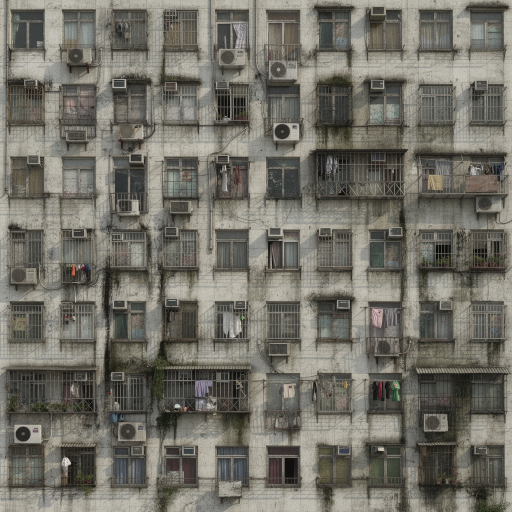
#> input picture art/src/facade_hk.png, 1024 x 1024 px, given in place of facade_res.png, which was not available (shown at 1/2 size)
$ python make_tex.py
#> lines starting #> are read from the running program, lines starting #| are printed output that depends on the picture; pictures that were not available may be replaced by others from this repository, and a replacement may not be noted
#!/usr/bin/env python3
"""Generated facade/roof photos -> tileable albedo + normal/AO texture arrays.

Each layer ships as a JPEG mip-chain atlas (1536x1024: mip0 left, smaller mips
stacked on the right) so the runtime decodes 2 x LAYERS images and uploads every
mip with row copies; no mip generation in script.

Blob layout (little endian):
  u32 count, u32 size(=1024), u32 mips
  count x (u32 offset, u32 length)
  JPEG bytes...   order: albedo layers then normal layers
"""
import io
import os
import struct

import numpy as np
from PIL import Image, ImageFilter

ROOT = os.path.join(os.path.dirname(os.path.abspath(__file__)), "..")
SRC = os.path.join(ROOT, "art", "src")
SIZE = 1024
MIPS = 8          # 1024 .. 8
# name, crop margin (fraction), tile metres (u), tile metres (v)  -> exported to texinfo.as
# name, crop margin, metres per source pixel (estimated from floor counts), periodic grid?
LAYERS = [
    ("facade_res", 0.0, 70 / 1024, False),
    ("facade_office", 0.0, 15 / 1024, True),
    ("facade_ind", 0.0, 18 / 1024, True),
    ("facade_hk", 0.0, 42 / 1024, False),
    ("facade_lux", 0.06, 40 / 902, True),
    ("roof", 0.05, 44 / 1024, False),
]
TILE = []


def best_period(a, axis):
    """Largest-overlap lag L where slice L matches slice 0 (regular facade grids)."""
    n = a.shape[axis]
    lum = a.mean(axis=2)
    if axis == 0:
        lum = lum.T
    best, bl = 1e9, n
    for L in range(int(n * 0.5), n - 8):
        d = np.abs(lum[:, 0:8] - lum[:, L:L + 8]).mean()
        if d < best:
            best, bl = d, L
    return bl


def load(name, margin, periodic):
    im = Image.open(os.path.join(SRC, name + ".png")).convert("RGB")
    w, h = im.size
    mx, my = int(w * margin), int(h * margin)
    im = im.crop((mx, my, w - mx, h - my))
    if periodic:
        a = np.asarray(im).astype(np.float32) / 255.0
        lx, ly = best_period(a, 1), best_period(a, 0)
        print("  period crop", name, lx, ly, "of", a.shape[1], a.shape[0])
        im = im.crop((0, 0, lx, ly))
    return im


def to_arr(im):
    im = im.resize((SIZE, SIZE), Image.LANCZOS)
    return np.asarray(im).astype(np.float32) / 255.0


def seamless(a, band=0.14):
    s = np.roll(np.roll(a, SIZE // 2, 0), SIZE // 2, 1)
    x = np.linspace(0, 1, SIZE, endpoint=False) + 0.5 / SIZE
    e = np.minimum(x, 1 - x) / band
    w = np.clip(e, 0, 1)
    w = w * w * (3 - 2 * w)
    m = (w[None, :] * w[:, None])[..., None]
    return a * m + s * (1 - m)


def flatten_light(a):
    """Remove the large-scale lighting gradient the generator baked in."""
    lum = a.mean(axis=2)
    im = Image.fromarray((lum * 255).astype(np.uint8))
    low = np.asarray(im.filter(ImageFilter.GaussianBlur(SIZE / 6))).astype(np.float32) / 255.0
    k = (lum.mean() + 1e-3) / (low + 1e-3)
    k = np.clip(k, 0.6, 1.6)[..., None]
    return np.clip(a * (0.35 + 0.65 * k), 0, 1)


def normal_ao(a, strength=3.0):
    lum = a.mean(axis=2)
    # tileable gradients
    gx = (np.roll(lum, -1, 1) - np.roll(lum, 1, 1)) * 0.5
    gy = (np.roll(lum, -1, 0) - np.roll(lum, 1, 0)) * 0.5
    # medium-scale height for a bit of relief
    im = Image.fromarray((lum * 255).astype(np.uint8))
    med = np.asarray(im.filter(ImageFilter.GaussianBlur(3))).astype(np.float32) / 255.0
    gx2 = (np.roll(med, -2, 1) - np.roll(med, 2, 1)) * 0.25
    gy2 = (np.roll(med, -2, 0) - np.roll(med, 2, 0)) * 0.25
    nx = -(gx + gx2 * 2) * strength
    ny = (gy + gy2 * 2) * strength       # +v down in image -> flip so +y is up on the wall
    nz = np.ones_like(nx)
    l = np.sqrt(nx * nx + ny * ny + nz * nz)
    nx, ny = nx / l, ny / l
    # cavity AO: darker than the local average = recessed
    big = np.asarray(im.filter(ImageFilter.GaussianBlur(10))).astype(np.float32) / 255.0
    ao = np.clip(1.0 - np.maximum(big - lum, 0) * 3.0, 0.25, 1.0)
    return np.stack([nx * 0.5 + 0.5, ny * 0.5 + 0.5, ao], axis=2)


def atlas(a):
    out = Image.new("RGB", (SIZE + SIZE // 2, SIZE))
    im = Image.fromarray((np.clip(a, 0, 1) * 255).astype(np.uint8))
    out.paste(im, (0, 0))
    y = 0
    cur = im
    for m in range(1, MIPS):
        s = SIZE >> m
        cur = cur.resize((s, s), Image.BOX) if m == 1 else cur.resize((s, s), Image.BOX)
        out.paste(cur, (SIZE, y))
        y += s
    return out


def jpeg(im, q=86):
    b = io.BytesIO()
    im.save(b, "JPEG", quality=q, subsampling=0 if q > 90 else 2)
    return b.getvalue()


def main():
    albs, nrms = [], []
    for name, margin, mpp, periodic in LAYERS:
        im = load(name, margin, periodic)
#> in load, im is the input picture: PIL image 1024x1024 RGB; mean R, G, B 113.5, 111.2, 102.3
        TILE.append((im.size[0] * mpp, im.size[1] * mpp))
        a = to_arr(im)
        a = flatten_light(a)
        a = seamless(a, 0.04 if periodic else 0.14)
        albs.append(jpeg(atlas(a), 86))
#> in atlas, `out = Image.new("RGB", (SIZE + SIZE // 2, SIZE))`: out: PIL image 1536x1024 RGB; every value is 0
#> after the loop in atlas, `for m in range(1, MIPS):`:
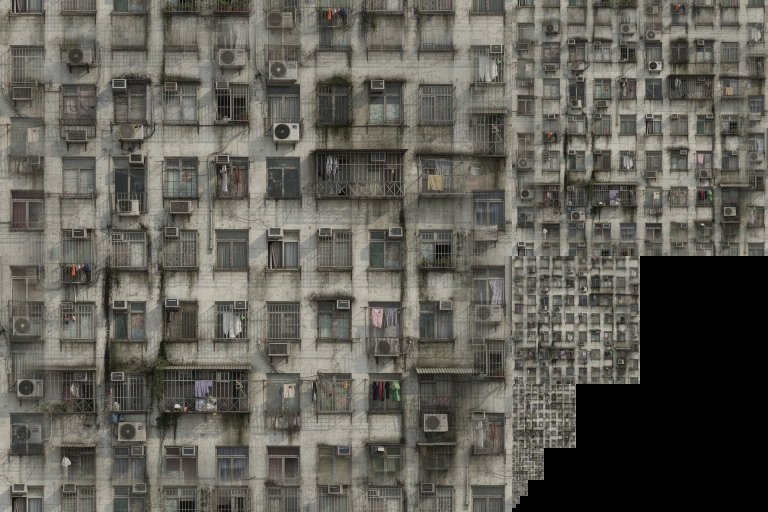
#> out: PIL image 1536x1024 RGB (shown at 1/2 size); mean R, G, B 96.3, 94.3, 86.7
#> after the loop in atlas, `for m in range(1, MIPS):`: y = 1016
        nrms.append(jpeg(atlas(normal_ao(a)), 90))
#> in normal_ao, `l = np.sqrt(nx * nx + ny * ny + nz * nz)`:
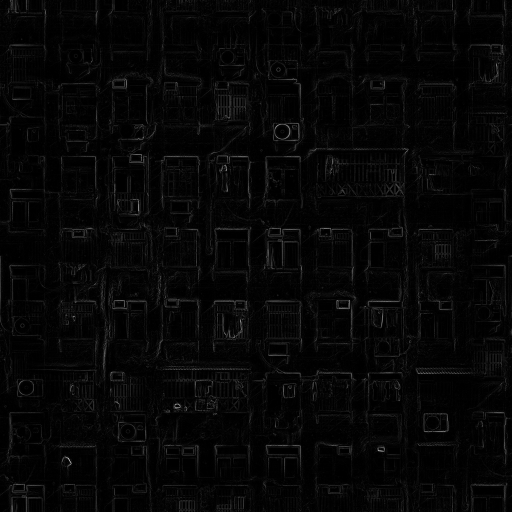
#> l: shape (1024, 1024) float64 (shown at 1/2 size); min 1, max 1.8, mean 1.02; drawn with min black and max white
#> in normal_ao, `nx, ny = nx / l, ny / l`:
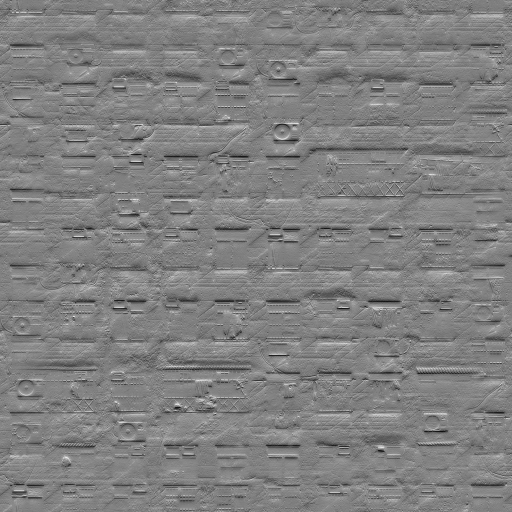
#> ny: shape (1024, 1024) float64 (shown at 1/2 size); min -0.77, max 0.756, mean 0.000692; drawn with min black and max white
#> in normal_ao, `big = np.asarray(im.filter(ImageFilter.GaussianBlur(10))).astype(np.fl..`:
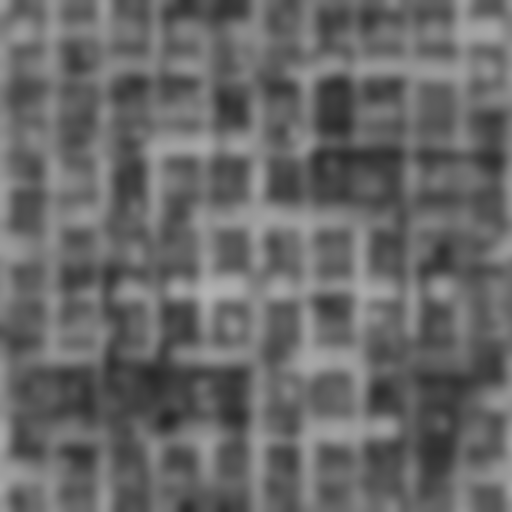
#> big: shape (1024, 1024) float32 (shown at 1/2 size); min 0.145, max 0.702, mean 0.407
#> in normal_ao, `ao = np.clip(1.0 - np.maximum(big - lum, 0) * 3.0, 0.25, 1.0)`:
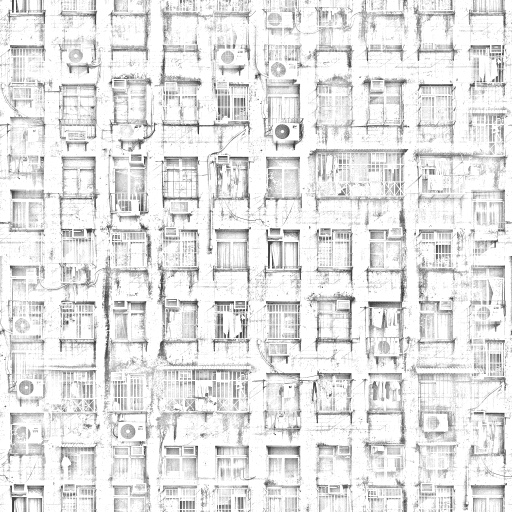
#> ao: shape (1024, 1024) float64 (shown at 1/2 size); min 0.25, max 1, mean 0.897
#> the loop in atlas (call 2), `for m in range(1, MIPS):` made 7 passes
#> pass 1, in atlas (call 2), `cur = cur.resize((s, s), Image.BOX) if m == 1 else cur.resize((s, s), ..`:
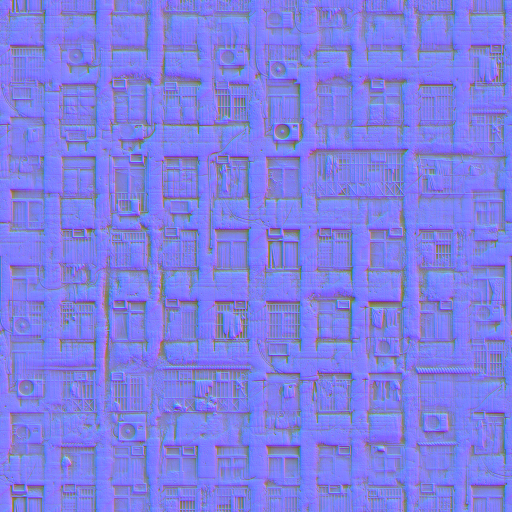
#> cur: PIL image 512x512 RGB; mean R, G, B 127.5, 127.6, 228.9
#> after the loop in atlas (call 2), `for m in range(1, MIPS):`:
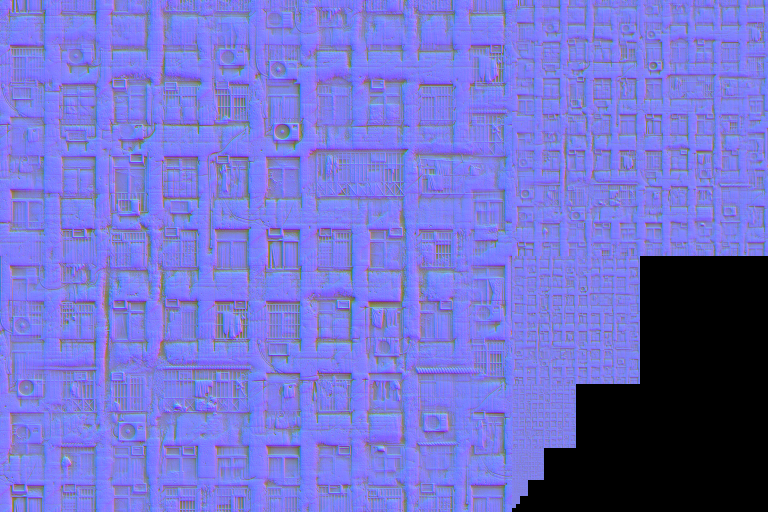
#> out: PIL image 1536x1024 RGB (shown at 1/2 size); mean R, G, B 113.1, 113.1, 203.3
        Image.fromarray((a * 255).astype(np.uint8)).save(os.path.join(ROOT, "art", f"tile_{name}.jpg"), quality=85)
        print(name, len(albs[-1]), len(nrms[-1]))
#| facade_res 416486 497191
#> pass 2 of the loop in main, `for name, margin, mpp, periodic in LAYERS:`:
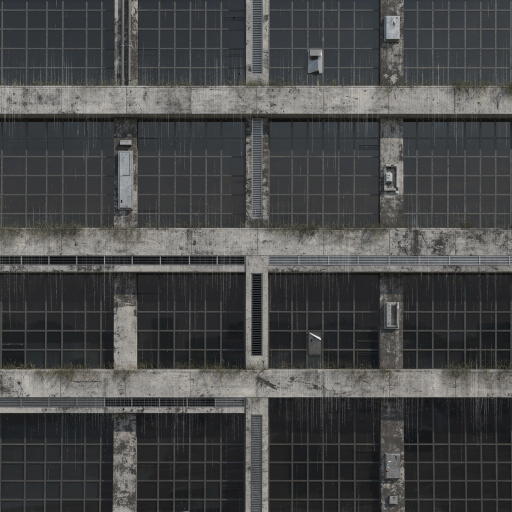
#> input picture art/src/facade_office.png, 1024 x 1024 px (shown at 1/2 size)
#> in load, im is the input picture: PIL image 1024x1024 RGB; mean R, G, B 70.8, 71.4, 71.4
#> the loop in best_period, `for L in range(int(n * 0.5), n - 8):` made 504 passes
#> (d, best) on passes 1, 2, 3, 4, 23, 24, 25, 26: (0.141, 0.141), (0.139, 0.139), (0.135, 0.135), (0.133, 0.133), (0.115, 0.115), (0.0987, 0.0987), (0.0859, 0.0859), (0.0848, 0.0848)
#> after the loop in best_period, `for L in range(int(n * 0.5), n - 8):`: best = 0.0637; bl = 674
#> in best_period (call 2), `lum = lum.T`:
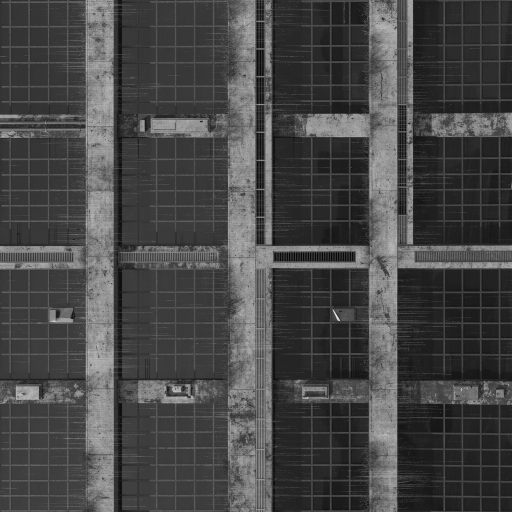
#> lum: shape (1024, 1024) float32 (shown at 1/2 size); min 0, max 0.931, mean 0.279
#> in best_period (call 2), `best, bl = 1e9, n`: best = 1e+09; bl = 1024
#> the loop in best_period (call 2), `for L in range(int(n * 0.5), n - 8):` made 504 passes
#> (d, best) on passes 1, 2, 3, 10, 12, 30, 31, 32: (0.163, 0.163), (0.156, 0.156), (0.155, 0.155), (0.154, 0.154), (0.151, 0.151), (0.144, 0.144), (0.129, 0.129), (0.11, 0.11)
#> after the loop in best_period (call 2), `for L in range(int(n * 0.5), n - 8):`: best = 0.0696; bl = 919
#> lx = 674; ly = 919
#|   period crop facade_office 674 919 of 1024 1024
#> in flatten_light (call 2), `k = (lum.mean() + 1e-3) / (low + 1e-3)`:
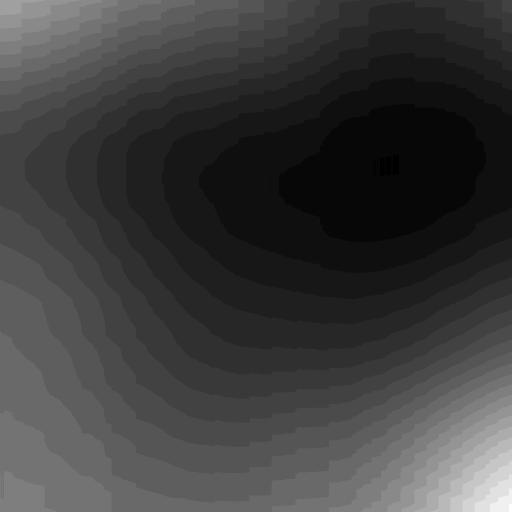
#> k: shape (1024, 1024) float32 (shown at 1/2 size); min 0.932, max 1.33, mean 1.03; drawn with min black and max white
#| facade_office 298002 366734
    parts = albs + nrms
    head = struct.pack("<III", len(parts), SIZE, MIPS)
    off = len(head) + 8 * len(parts)
    idx = b""
    for p in parts:
        idx += struct.pack("<II", off, len(p))
        off += len(p)
    data = head + idx + b"".join(parts)
    open(os.path.join(ROOT, "assets", "tex.bin"), "wb").write(data)
    with open(os.path.join(ROOT, "texinfo.as"), "w") as f:
        f.write("// generated by tools/make_tex.py\n")
        f.write(f"export const layers: i32 = {len(LAYERS)};\nexport const size: i32 = {SIZE};\nexport const mips: i32 = {MIPS};\n")
    print("tex.bin", len(data))


if __name__ == "__main__":
    main()
